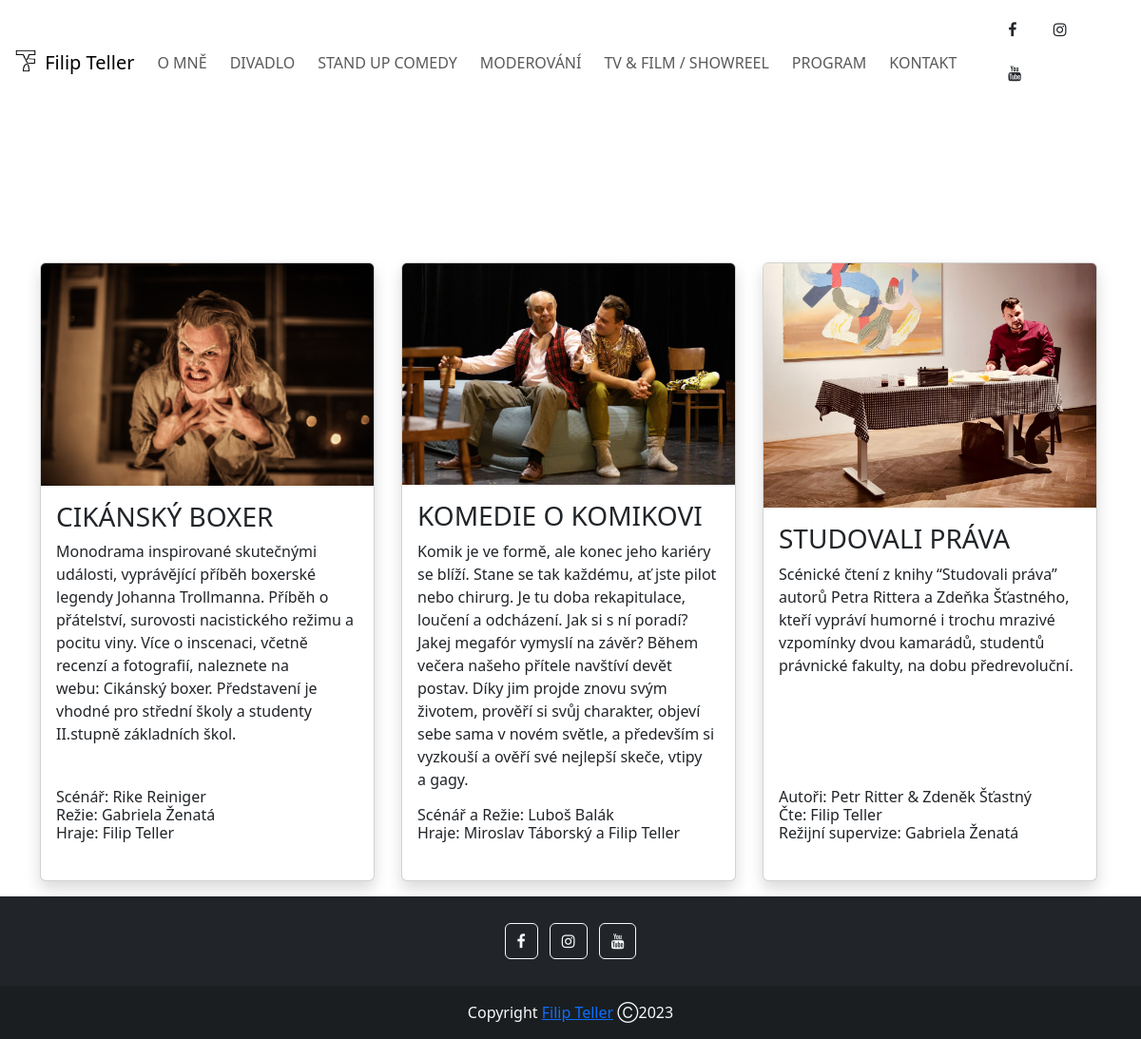
The page /divadlo on the database its author committed.
### ft_site/models.py (models this page shows, shortened)
class ProductionTheater(models.Model):
	name = models.CharField('Představení', max_length=120, blank=True)
	description = models.TextField('Popis', blank=True)
	authors = models.TextField('Autori', blank=True)
	fotoPath = models.TextField('Foto', blank=True)

### ft_site/views.py (the view)
# urls.py: path('divadlo',views.divadlo, name="divadlo"),
def divadlo(request):
	production = ProductionTheater.objects.all()
	return render(request, 'site/divadlo.html', {'production': production,})

### ft_site/templates/site/divadlo.html
{% extends 'site/base.html' %}
{% block content %}
{% load static %}
<div class="container ">
<br/><br/><br/>
<div class="row">
    {% for product in production %}
  <div class="col mb-3 d-flex align-items">
<div class="card shadow" style="width: 22rem;">
  <img src="{{ product.fotoPath }}" class="card-img-top" alt="">
  <div class="card-body d-flex flex-column">
    <h3 class="card-title">{{ product.name|upper }}</h3>
    <p class="card-text">{{ product.description }}</p>
    <h6 class="card-title mt-auto">{{ product.authors|linebreaks }}</h6>
 </div>
    </div>
    </div>
    {% endfor %}
  </div>
</div>
{% endblock %}

### rows shown on the page
ProductionTheater: fotoPath (picture), name "CIKÁNSKÝ BOXER", description "Monodrama inspirované skutečnými události, vyprávějící příběh boxerské legendy Johanna Trollmanna. Příběh o přátelství, surovosti nacistického režimu a pocitu viny. Více o inscenaci, včetně recenzí a fotografií, naleznete na webu: Cikánský boxer. Představení je vhodné pro střední školy a studenty II.stupně základních škol.", authors "Scénář: Rike Reiniger Režie: Gabriela Ženatá Hraje: Filip Teller"
ProductionTheater: fotoPath (picture), name "KOMEDIE O KOMIKOVI", description "Komik je ve formě, ale konec jeho kariéry se blíží. Stane se tak každému, ať jste pilot nebo chirurg. Je tu doba rekapitulace, loučení a odcházení. Jak si s ní poradí? Jakej megafór vymyslí na závěr? Během večera našeho přítele navštíví devět postav. Díky jim projde znovu svým životem, prověří si svůj charakter, objeví sebe sama v novém světle, a především si vyzkouší a ověří své nejlepší skeče, vtipy a gagy.", authors "Scénář a Režie: Luboš Balák Hraje: Miroslav Táborský a Filip Teller"
ProductionTheater: fotoPath (picture), name "STUDOVALI PRÁVA", description "Scénické čtení z knihy “Studovali práva” autorů Petra Rittera a Zdeňka Šťastného, kteří vypráví humorné i trochu mrazivé vzpomínky dvou kamarádů, studentů právnické fakulty, na dobu předrevoluční.", authors "Autoři: Petr Ritter & Zdeněk Šťastný Čte: Filip Teller Režijní supervize: Gabriela Ženatá"
